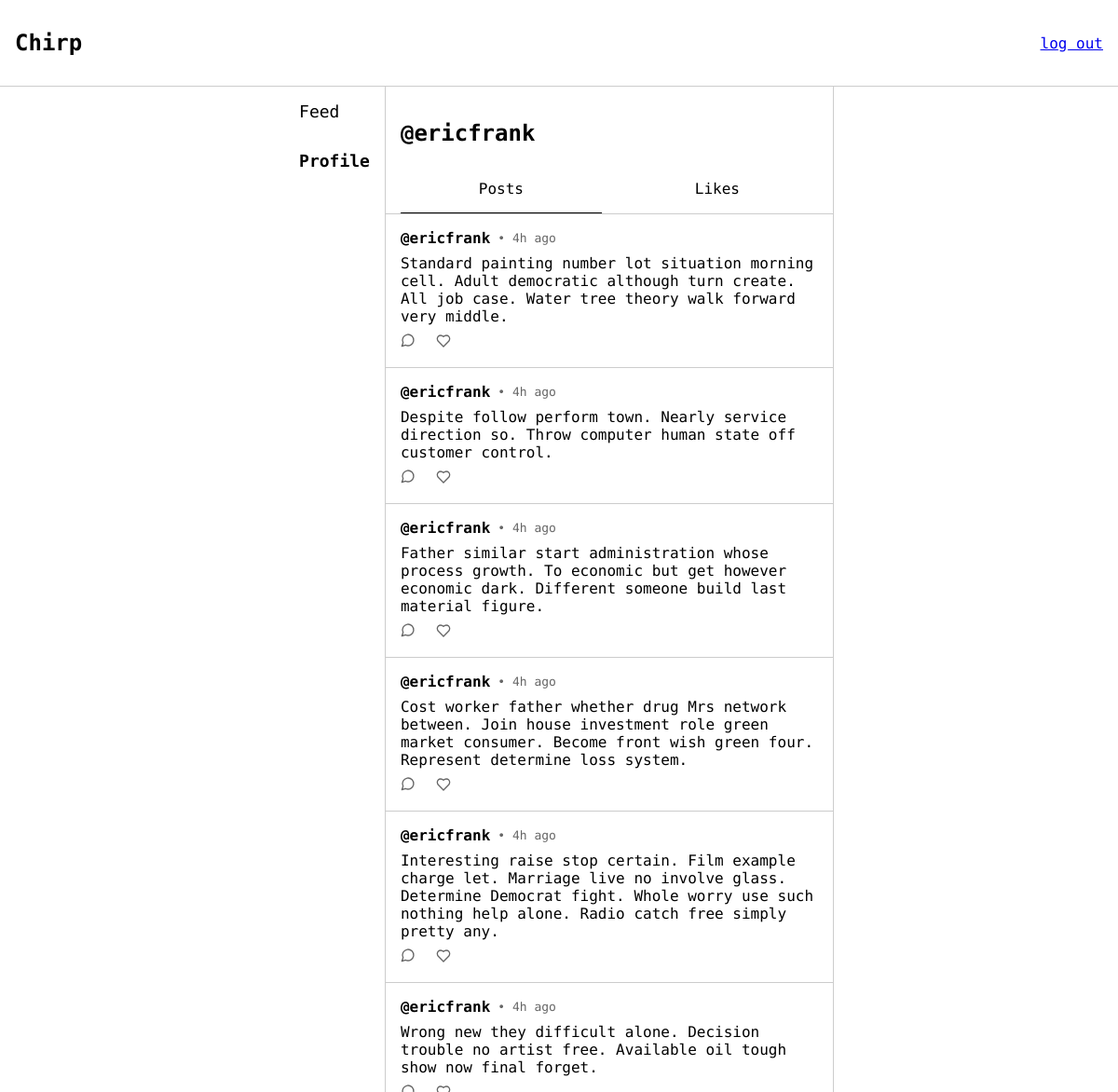
/profile/ericfrank (signed in), run on the app's committed database.
### app/models.py (models this page shows, shortened)
class User(UserMixin, db.Model):
    id = db.Column(db.Integer, primary_key=True)
    username = db.Column(db.String(64), index=True, unique=True)
    password_hash = db.Column(db.String(128))
    posts = db.relationship('Post', backref='user', lazy='dynamic')
    likes = db.relationship('Like', backref='user', lazy='dynamic')

class Post(db.Model):
    id = db.Column(db.Integer, primary_key=True)
    body = db.Column(db.String(256))
    posted_at = db.Column(db.DateTime, index=True, default=datetime.now)
    user_id = db.Column(db.Integer, db.ForeignKey('user.id'))
    likes = db.relationship('Like', backref='post', lazy='dynamic')

### app/views.py (the view)
@app.route("/profile")
@app.route("/profile/<string:username>")
@app.route("/profile/<string:username>/<string:likes>")
@login_required
def profile(username=None, likes=None):
    user = current_user if not username else db.session.query(models.User).filter_by(username=username).first()
    if user:
        posts = []
        if not likes:
            posts = get_posts(current_user).order_by(models.Post.posted_at.desc()).filter(models.Post.user_id == user.id).all()
        else:
            posts = get_posts(current_user).filter_by(user_id=user.id).all()
        return render_template('pages/profile.html', title="Profile", user_authenticated=current_user.is_authenticated, user=user, likes=likes, posts=posts)
    else:
        return redirect(url_for('feed'))

### app/filters.py (called while the page is built)
def time_ago(value):
    now = datetime.now()
    diff = now - value
    seconds = diff.total_seconds()
    if seconds < 60:
        return f"{int(seconds)}s ago"
    elif seconds < 3600:
        return f"{int(seconds // 60)}m  ago"
    elif seconds < 86400:
        return f"{int(seconds // 3600)}h ago"
    elif seconds < 2592000:
        return f"{int(seconds // 86400)}d ago"
    elif seconds < 31536000:
        return f"{int(seconds // 2592000)}m ago"
    else:
        return f"{int(seconds // 31536000)}y ago"

### app/posts.py (called while the page is built)
def get_posts(user):
    liked_posts = aliased(models.Like)
    return db.session.query(models.Post,
                            db.case(
                                    (liked_posts.user_id == user.id, True),
                                    else_=False
                            ).label('liked_by_user')
                            ) \
                .join(liked_posts, liked_posts.post_id == models.Post.id, isouter=True)

### app/views.py (called while the page is built)
@login_manager.user_loader
def load_user(user_id):
    return db.session.query(models.User).get(user_id)

### app/templates/pages/profile.html
{% extends "layouts/authorised_layout.html" %}
{% block authorised_head %}
    <link rel="stylesheet" href="{{ url_for('static', filename='css/profile.css') }}">
    <link rel="stylesheet" href="{{ url_for('static', filename='css/components.css') }}">
{% endblock %}
{% block sidebar_profile %}
    sidebar-item-active
{% endblock %}
{% block authorised_content %}
    <div class="profile-header">
        <h2>
            @{{ user.username }}
        </h2>
        <span class="profile-button-slider">
            <a href="/profile/{{ user.username }}" class="profile-button {{ 'profile-button-active' if not likes }}">
                Posts
            </a>
            <a href="/profile/{{ user.username }}/likes" class="profile-button {{ 'profile-button-active' if likes }}">
                Likes
            </a>
        </span>
    </div>
    {% for post, liked in posts %}
        {% with post=post, liked=liked %}
            {% include 'components/post.html' %}
        {% endwith %}
    {% endfor %}
{% endblock %}

### app/templates/layouts/authorised_layout.html (shortened to what this page needs)
{% extends "layouts/root_layout.html" %}
{% block head %}
    <link rel="stylesheet" href="{{ url_for('static', filename='css/authorised_layout.css') }}">
    {% block authorised_head %}{% endblock %}
{% endblock %}
{% block content %}
    <div class="authorised-wrapper">
        <div class="sidebar">
            <a class="siderbar-item {% block sidebar_feed %}{% endblock %}" href="/feed">
                Feed
            </a>
            <a class="siderbar-item {% block sidebar_profile %}{% endblock %}" href="/profile">
                Profile
            </a>
        </div>
        <div class="feed-wrapper">
            {% block authorised_content %}{% endblock %}
        </div>
    </div>
{% endblock %}

### app/templates/layouts/root_layout.html (shortened to what this page needs)
<!DOCTYPE html>
<html lang="en-gb">
    <head>
        <link rel="stylesheet" href="{{ url_for('static', filename='css/root_layout.css')}}">
        {% block head %}{% endblock %}
    </head>
    <body>
        <div class="header">
            <h1 class="title">
                <a href="/">Chirp</a>
            </h1>
            {% if user_authenticated %}
                <a href="/logout">log out</a>
            {% endif %}
        </div>
        <main class="content">
            {% block content %}{% endblock %}
        </main>
    </body>
</html>

### app/templates/components/post.html
<div id="post-{{ post.id }}" class="post-container">
    <span class="post-heading">
        <h3>
            <a href="/profile/{{ post.user.username }}">@{{ post.user.username }}</a>
        </h3>
        <p>• {{ post.posted_at | time_ago }}</p>
    </span>
    <p style="margin:0;">
        {{ post.body }}
    </p>
    <span class="post-footing">
        <a href="/post/{{ post.id }}">
            <svg xmlns="http://www.w3.org/2000/svg" width="16" height="16" viewBox="0 0 24 24" fill="none" stroke="currentColor" stroke-width="2" stroke-linecap="round" stroke-linejoin="round">
                <path d="M7.9 20A9 9 0 1 0 4 16.1L2 22Z"/>
            </svg>
        </a>
        <button onclick="like({{ post.id }})">
            <svg xmlns="http://www.w3.org/2000/svg" width="16" height="16" viewBox="0 0 24 24" fill="none" stroke="currentColor" stroke-width="2" stroke-linecap="round" stroke-linejoin="round" class="{{ 'liked' if liked }}">
                <path d="M19 14c1.49-1.46 3-3.21 3-5.5A5.5 5.5 0 0 0 16.5 3c-1.76 0-3 .5-4.5 2-1.5-1.5-2.74-2-4.5-2A5.5 5.5 0 0 0 2 8.5c0 2.3 1.5 4.05 3 5.5l7 7Z"/>
            </svg>
        </button>
    </span>
</div>

### app/static/css/root_layout.css (style rules this page uses)
body { margin: 0; font-family: 'Geist Mono', monospace; position: absolute; width: 100%; height: 100%; display: flex; flex-direction: column; }
.header { display: flex; justify-content: space-between; align-items: center; width: calc(100% - 2rem); padding: 1rem; border-bottom: 1px solid #ccc; }
.title { font-size: x-large; font-weight: 800; }
.title > a { text-decoration: none; color: inherit; }
.content { display: flex; max-width: 100%; flex-direction: column; gap: 1rem; height: 100%; }

### app/static/css/authorised_layout.css (style rules this page uses)
.authorised-wrapper { display: flex; width: 100%; justify-content: center; height: 100%; }
.feed-wrapper { display: flex; flex-direction: column; width: 100%; max-width: 30rem; border-style: none solid; border-width: 1px; border-color: #ccc; overflow-y: auto; }
.sidebar { display: flex; flex-direction: column; }
.siderbar-item { padding: 1rem; text-decoration: none; color: inherit; font-size: large; }
.sidebar-item-active { font-weight: 700; }

### app/static/css/profile.css (style rules this page uses)
.profile-header { padding: 1rem; padding-bottom: 0; border-bottom: 1px solid #ccc; }
.profile-button-slider { display: flex; align-items: center; gap: 1rem; }
.profile-button { width: 100%; padding: 1rem; background-color: inherit; border: none; cursor: pointer; text-align: center; text-decoration: none; color: inherit; }
.profile-button-active { border-bottom: 1px solid black; }

### app/static/css/components.css (style rules this page uses)
.post-container { padding: 1rem; display: flex; gap: .5rem; flex-direction: column; border-bottom: 1px solid #ccc; }
.post-heading { display: flex; gap: .5rem; align-items: center; }
.post-heading > p { color: #666; font-size: small; margin: 0; }
.post-heading > h3 { font-size: medium; margin: 0; }
.post-heading > h3 > a { text-decoration: none; color: inherit; }
.post-footing { display: flex; gap: 1rem; }
.post-footing > a, button { color: #666; cursor: pointer; border: none; background-color: transparent; }

### data on the page
User: username "ericfrank"
Post: user.username "ericfrank", posted_at "4h ago", body "Standard painting number lot situation morning cell. Adult democratic although turn create. All job case. Water tree theory walk forward very middle."
Post: user.username "ericfrank", posted_at "4h ago", body "Despite follow perform town. Nearly service direction so. Throw computer human state off customer control."
Post: user.username "ericfrank", posted_at "4h ago", body "Father similar start administration whose process growth. To economic but get however economic dark. Different someone build last material figure."
Post: user.username "ericfrank", posted_at "4h ago", body "Cost worker father whether drug Mrs network between. Join house investment role green market consumer. Become front wish green four. Represent determine loss system."
Post: user.username "ericfrank", posted_at "4h ago", body "Interesting raise stop certain. Film example charge let. Marriage live no involve glass. Determine Democrat fight. Whole worry use such nothing help alone. Radio catch free simply pretty any."
Post: user.username "ericfrank", posted_at "4h ago", body "Wrong new they difficult alone. Decision trouble no artist free. Available oil tough show now final forget."
